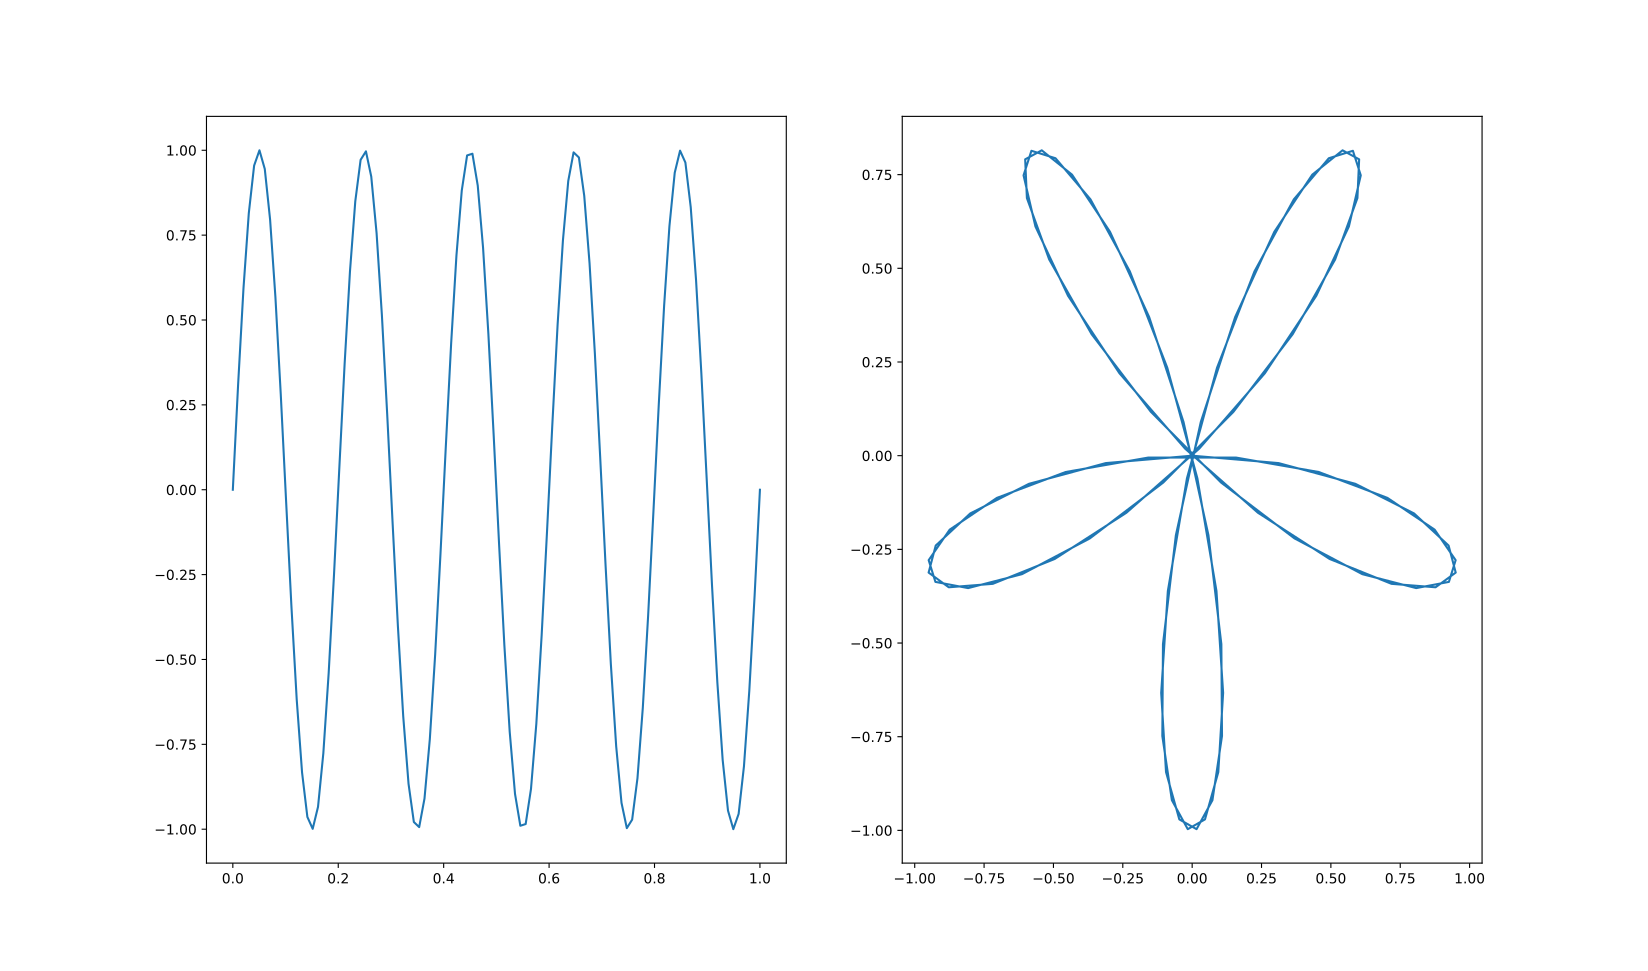

Write the Python code that produced this figure.
import numpy as np
import matplotlib.pyplot as plt

tau=np.pi*2
circle=lambda x: np.e**(-1j*tau*x)


f= lambda x: np.sin(tau*x*5)
ens=np.linspace(0,1,100)
axs, fig=plt.subplots(1,2);
fig[0].plot(ens,f(ens));
rez=circle(ens)*f(ens)
fig[1].plot(rez.real,rez.imag);
plt.show()
